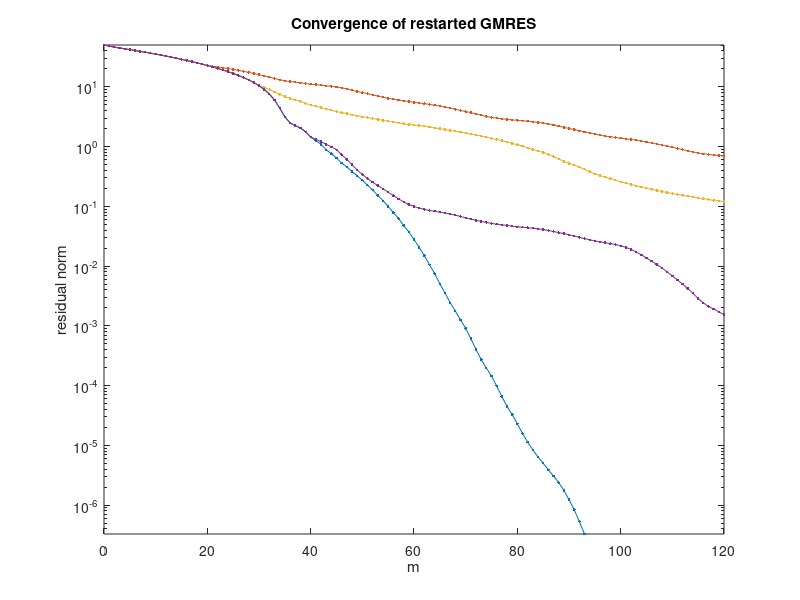

Recreate this plot in MATLAB.
%%
% The following experiments are based on a matrix resulting from
% discretization of a partial differential equation.
maxit = 120;  rtol = 1e-8;
d = 50;
A = d^2*gallery('poisson',d);
n = length(A)
b = ones(n,1);

%%
% We compare unrestarted GMRES with three different thresholds for
% restarting.
rest = [maxit 20 30 40];
for j = 1:4
    [~,~,~,~,rv1] = gmres(A,b,rest(j),rtol,maxit/rest(j));
    semilogy(0:length(rv1)-1,rv1,'.-'), hold on
end
axis tight, title('Convergence of restarted GMRES')    % ignore this line
xlabel('m'), ylabel('residual norm')   % ignore this line

%%
% The ``pure'' curve is the lowest one. All of the other curves agree with
% it until they encounter their first restart. 
